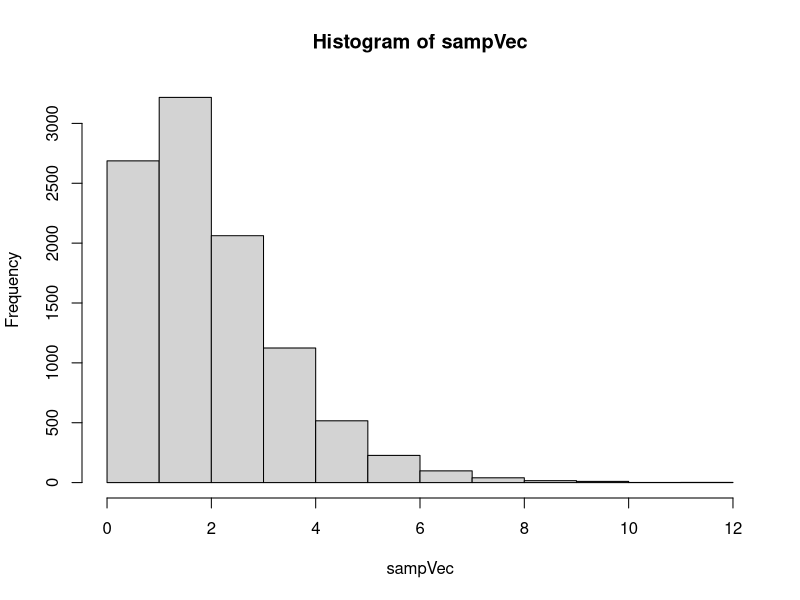
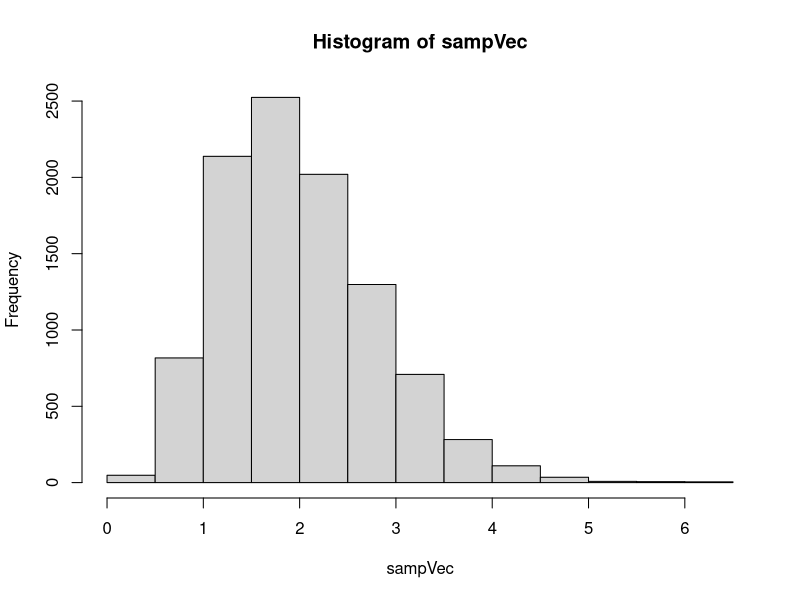
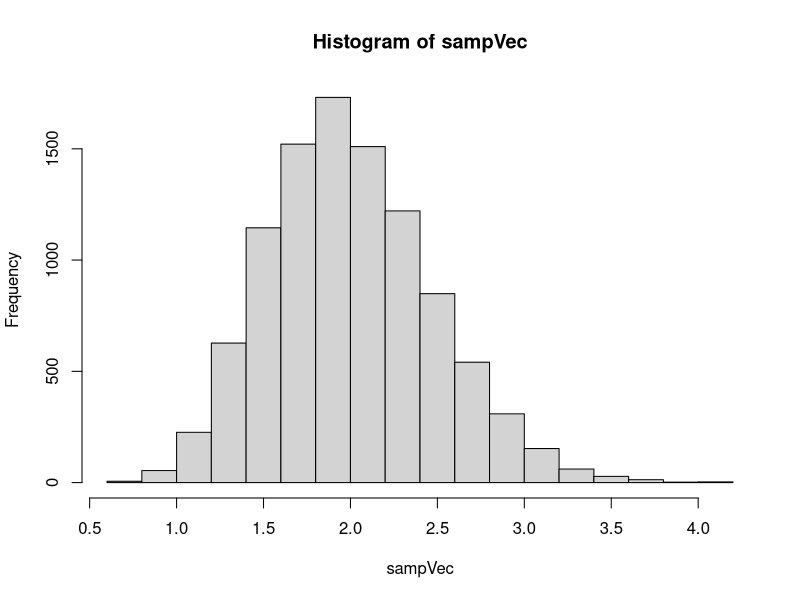
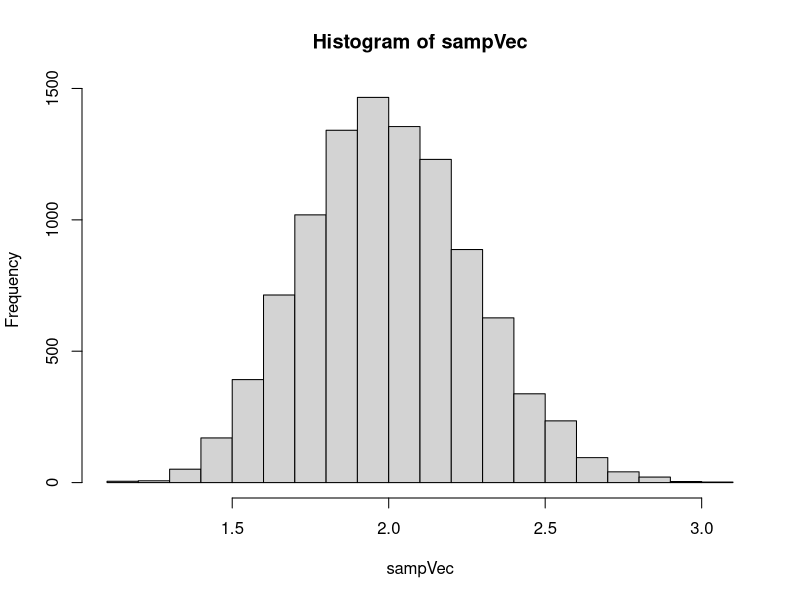

Recreate these plots in R, in order.
## ---- chunk 1
set.seed(4302019)
nVec <- c(3,9,27,81)
sampVec <- rep(NA,10000)

# for n = 3
for(i in seq(1,10000,1)){
samp <- rchisq(3,1,1)
sampVec[i] <- mean(samp)
}
hist(sampVec)

# for n = 9
for(i in seq(1,10000,1)){
samp <- rchisq(9,1,1)
sampVec[i] <- mean(samp)
}
hist(sampVec)

# for n = 27
for(i in seq(1,10000,1)){
samp <- rchisq(27,1,1)
sampVec[i] <- mean(samp)
}
hist(sampVec)

# for n = 81
for(i in seq(1,10000,1)){
samp <- rchisq(81,1,1)
sampVec[i] <- mean(samp)
}
hist(sampVec)

# make matrix of smaplevectors?? for each n = size?
# then compare all graphs? w/ emperical
## ---- chunk 2
p <- (29/50)
n <- 50
# mean of binomial distribution:
mu <- p*n

### P(Y >= 20)
1 - pbinom(20,n,p)
# or
pbinom(20,n,p,lower.tail = F)
## ---- chunk 3


